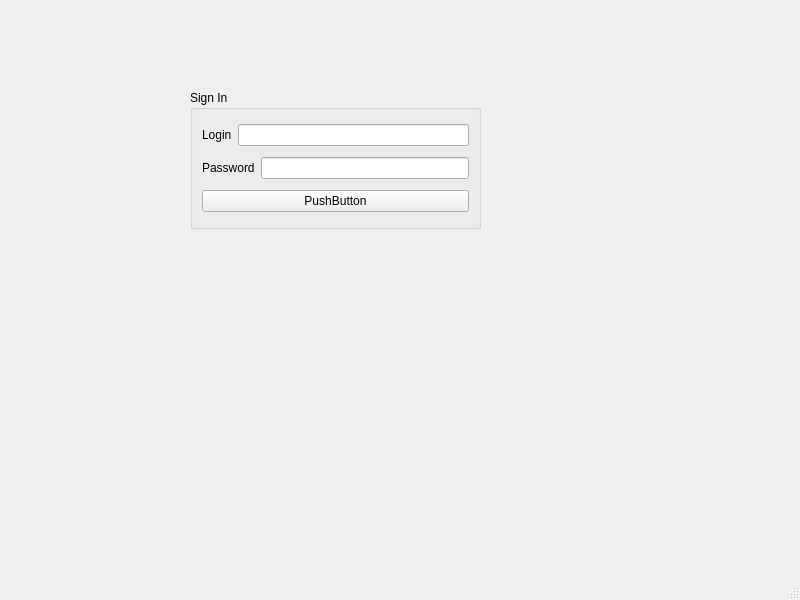
<?xml version="1.0" encoding="UTF-8"?>
<ui version="4.0">
 <class>Sign_in</class>
 <widget class="QMainWindow" name="Sign_in">
  <property name="geometry">
   <rect>
    <x>0</x>
    <y>0</y>
    <width>800</width>
    <height>600</height>
   </rect>
  </property>
  <property name="windowTitle">
   <string>Sign_in</string>
  </property>
  <widget class="QWidget" name="centralwidget">
   <widget class="QGroupBox" name="groupBox">
    <property name="geometry">
     <rect>
      <x>190</x>
      <y>90</y>
      <width>291</width>
      <height>139</height>
     </rect>
    </property>
    <property name="title">
     <string>Sign In</string>
    </property>
    <layout class="QVBoxLayout" name="verticalLayout">
     <item>
      <layout class="QHBoxLayout" name="horizontalLayout">
       <item>
        <widget class="QLabel" name="label">
         <property name="text">
          <string>Login</string>
         </property>
        </widget>
       </item>
       <item>
        <widget class="QLineEdit" name="lineEdit"/>
       </item>
      </layout>
     </item>
     <item>
      <layout class="QHBoxLayout" name="horizontalLayout_2">
       <item>
        <widget class="QLabel" name="label_2">
         <property name="text">
          <string>Password</string>
         </property>
        </widget>
       </item>
       <item>
        <widget class="QLineEdit" name="lineEdit_2"/>
       </item>
      </layout>
     </item>
     <item>
      <widget class="QPushButton" name="pushButton">
       <property name="text">
        <string>PushButton</string>
       </property>
      </widget>
     </item>
    </layout>
   </widget>
  </widget>
  <widget class="QMenuBar" name="menubar">
   <property name="geometry">
    <rect>
     <x>0</x>
     <y>0</y>
     <width>800</width>
     <height>23</height>
    </rect>
   </property>
  </widget>
  <widget class="QStatusBar" name="statusbar"/>
 </widget>
 <resources/>
 <connections/>
</ui>
